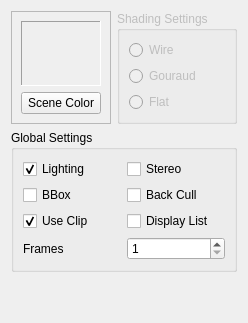
      <widget class="QWidget" name="RenderTab">
       <attribute name="title">
        <string>Render</string>
       </attribute>
       <layout class="QGridLayout" name="gridLayout_13">
        <item row="5" column="0">
         <spacer name="verticalSpacer_3">
          <property name="orientation">
           <enum>Qt::Vertical</enum>
          </property>
          <property name="sizeHint" stdset="0">
           <size>
            <width>20</width>
            <height>40</height>
           </size>
          </property>
         </spacer>
        </item>
        <item row="0" column="0" rowspan="2">
         <widget class="QFrame" name="frame_2">
          <property name="frameShape">
           <enum>QFrame::StyledPanel</enum>
          </property>
          <property name="frameShadow">
           <enum>QFrame::Raised</enum>
          </property>
          <layout class="QVBoxLayout" name="verticalLayout_5">
           <item>
            <widget class="QLabel" name="currentBackgroundLabel_">
             <property name="frameShape">
              <enum>QFrame::Panel</enum>
             </property>
             <property name="frameShadow">
              <enum>QFrame::Sunken</enum>
             </property>
             <property name="text">
              <string/>
             </property>
            </widget>
           </item>
           <item>
            <widget class="QPushButton" name="setBackgroundColorPushButton_">
             <property name="text">
              <string>Scene Color</string>
             </property>
            </widget>
           </item>
          </layout>
         </widget>
        </item>
        <item row="2" column="0" colspan="3">
         <widget class="QGroupBox" name="globalSettingsGroupBox_">
          <property name="title">
           <string>Global Settings</string>
          </property>
          <layout class="QGridLayout" name="gridLayout_11">
           <item row="2" column="1">
            <widget class="QCheckBox" name="displayListCheckBox_">
             <property name="text">
              <string>Display List</string>
             </property>
            </widget>
           </item>
           <item row="1" column="0">
            <widget class="QCheckBox" name="bboxCheckBox_">
             <property name="text">
              <string>BBox</string>
             </property>
            </widget>
           </item>
           <item row="2" column="0">
            <widget class="QCheckBox" name="useClipCheckBox_">
             <property name="text">
              <string>Use Clip</string>
             </property>
             <property name="checked">
              <bool>true</bool>
             </property>
            </widget>
           </item>
           <item row="0" column="0">
            <widget class="QCheckBox" name="lightingCheckBox_">
             <property name="text">
              <string>Lighting</string>
             </property>
             <property name="checked">
              <bool>true</bool>
             </property>
            </widget>
           </item>
           <item row="1" column="1">
            <widget class="QCheckBox" name="backCullCheckBox_">
             <property name="text">
              <string>Back Cull</string>
             </property>
            </widget>
           </item>
           <item row="0" column="1">
            <widget class="QCheckBox" name="stereoCheckBox_">
             <property name="text">
              <string>Stereo</string>
             </property>
            </widget>
           </item>
           <item row="3" column="0">
            <widget class="QLabel" name="label_21">
             <property name="text">
              <string>Frames</string>
             </property>
            </widget>
           </item>
           <item row="3" column="1">
            <widget class="QSpinBox" name="framesSpinBox_">
             <property name="minimum">
              <number>1</number>
             </property>
             <property name="maximum">
              <number>9999</number>
             </property>
            </widget>
           </item>
          </layout>
         </widget>
        </item>
        <item row="0" column="1" rowspan="2" colspan="2">
         <widget class="QGroupBox" name="shadeSettingsGroupBox_">
          <property name="enabled">
           <bool>false</bool>
          </property>
          <property name="layoutDirection">
           <enum>Qt::LeftToRight</enum>
          </property>
          <property name="title">
           <string>Shading Settings</string>
          </property>
          <layout class="QGridLayout" name="gridLayout_12">
           <item row="0" column="0">
            <widget class="QRadioButton" name="wireRadioButton_">
             <property name="text">
              <string>Wire</string>
             </property>
             <attribute name="buttonGroup">
              <string notr="true">shadingButtonGroup_</string>
             </attribute>
            </widget>
           </item>
           <item row="2" column="0">
            <widget class="QRadioButton" name="flatRadioButton_">
             <property name="text">
              <string>Flat</string>
             </property>
             <attribute name="buttonGroup">
              <string notr="true">shadingButtonGroup_</string>
             </attribute>
            </widget>
           </item>
           <item row="1" column="0">
            <widget class="QRadioButton" name="gouraudRadioButton_">
             <property name="text">
              <string>Gouraud</string>
             </property>
             <attribute name="buttonGroup">
              <string notr="true">shadingButtonGroup_</string>
             </attribute>
            </widget>
           </item>
          </layout>
         </widget>
        </item>
       </layout>
      </widget>
